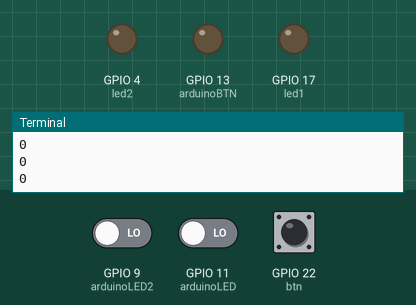
Bench run of a program on a simulated Raspberry Pi (BCM pin numbers). Shown: output pins drawn as LEDs (lit = HIGH), the last lines printed to the terminal. Inputs (shaded band) come from the test bench; at power-on: GPIO 11 (arduinoLED) LOW, GPIO 9 (arduinoLED2) LOW, GPIO 22 (btn) LOW.

Above: at 1.2 s.
1.3 s: GPIO 11 (arduinoLED) driven HIGH
At 2.0 s:
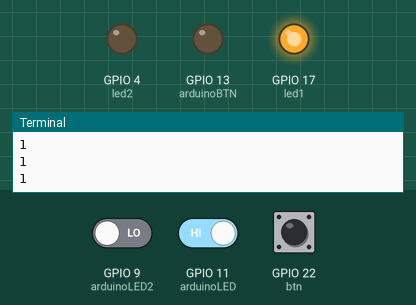
2.8 s: GPIO 9 (arduinoLED2) driven HIGH
At 3.2 s:
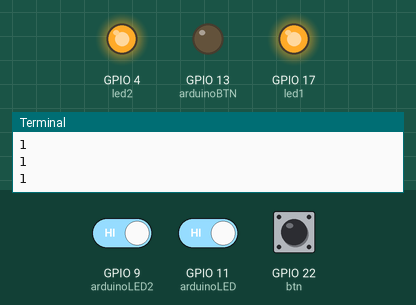
4.3 s: GPIO 22 (btn) pulled HIGH for 0.15 s
At 4.4 s:
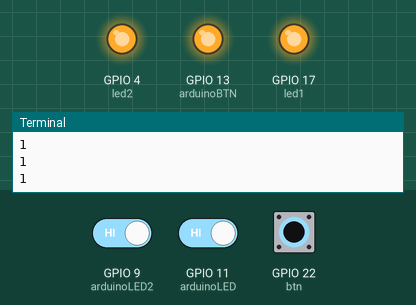
6.0 s: GPIO 11 (arduinoLED) driven LOW
At 7.0 s:
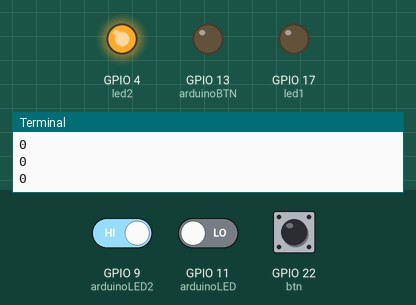
7.5 s: GPIO 22 (btn) pulled HIGH for 1 s
At 8.2 s:
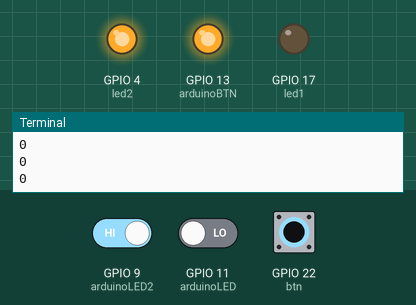
10.0 s: GPIO 22 (btn) pulled HIGH for 3.2 s
At 13.9 s:
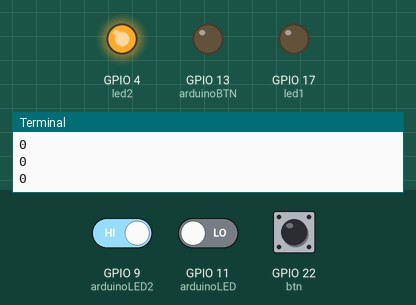
Timing chart, 0 to 15.4 s (numbered marks = the images above; inputs shaded):
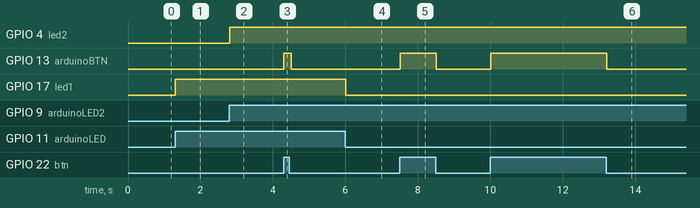

The program:

Opdracht_8d.py
```python
import RPi.GPIO as GPIO
import time

#GPIO die aan arduino hangt
arduinoLED = 11
arduinoLED2 = 9
arduinoBTN = 13
#de knopjes en leds
btn = 22
led1 = 17
led2 = 4

GPIO.setmode(GPIO.BCM)
#de normale setup voor knoppen en leds, de signalen geven we door aan de arduino
GPIO.setup(btn, GPIO.IN)
GPIO.setup(led1, GPIO.OUT)
GPIO.setup(led2, GPIO.OUT)
#de data die we terugkrijgen van de arduino
GPIO.setup(arduinoBTN, GPIO.OUT)
GPIO.setup(arduinoLED, GPIO.IN)
GPIO.setup(arduinoLED2, GPIO.IN)

#alles wat in deze loop gebeurd is het koppelen van de input en de output
while True:
    time.sleep(0.1)
    #de output van de fysieke knop sturen we door naar de arduino
    GPIO.output(arduinoBTN, GPIO.input(btn))
    #de output van de fysieke leds krijgen we terug van de arduino
    GPIO.output(led1, GPIO.input(arduinoLED))
    GPIO.output(led2, GPIO.input(arduinoLED2))

    print(GPIO.input(arduinoLED))
```

Measured:
- after the input at 1.3 s, GPIO 17 (led1): LOW → HIGH at once
- after the input at 2.8 s, GPIO 4 (led2): LOW → HIGH at once
- after the input at 4.3 s, GPIO 13 (arduinoBTN): LOW → HIGH at once, → LOW 0.20 s later
- after the input at 6.0 s, GPIO 17 (led1): HIGH → LOW at once
- after the input at 7.5 s, GPIO 13 (arduinoBTN): LOW → HIGH at once, → LOW 1.0 s later
- after the input at 10.0 s, GPIO 13 (arduinoBTN): LOW → HIGH at once, → LOW 3.2 s later
